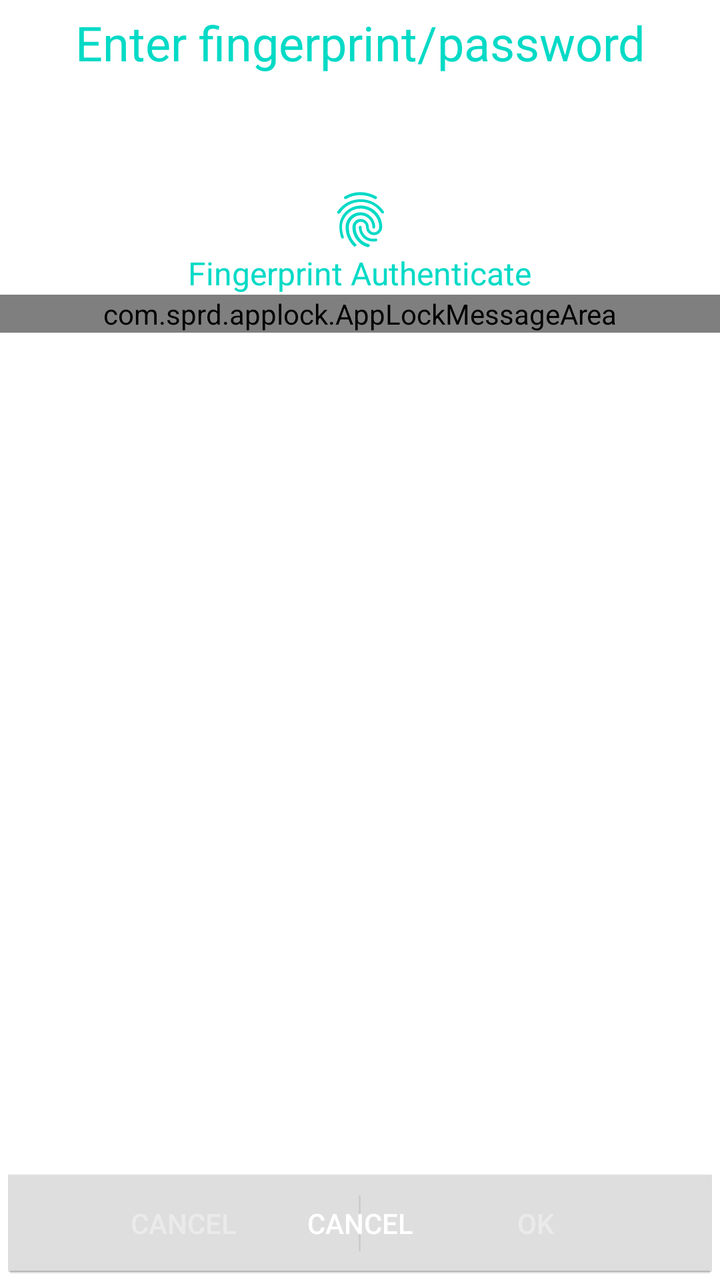
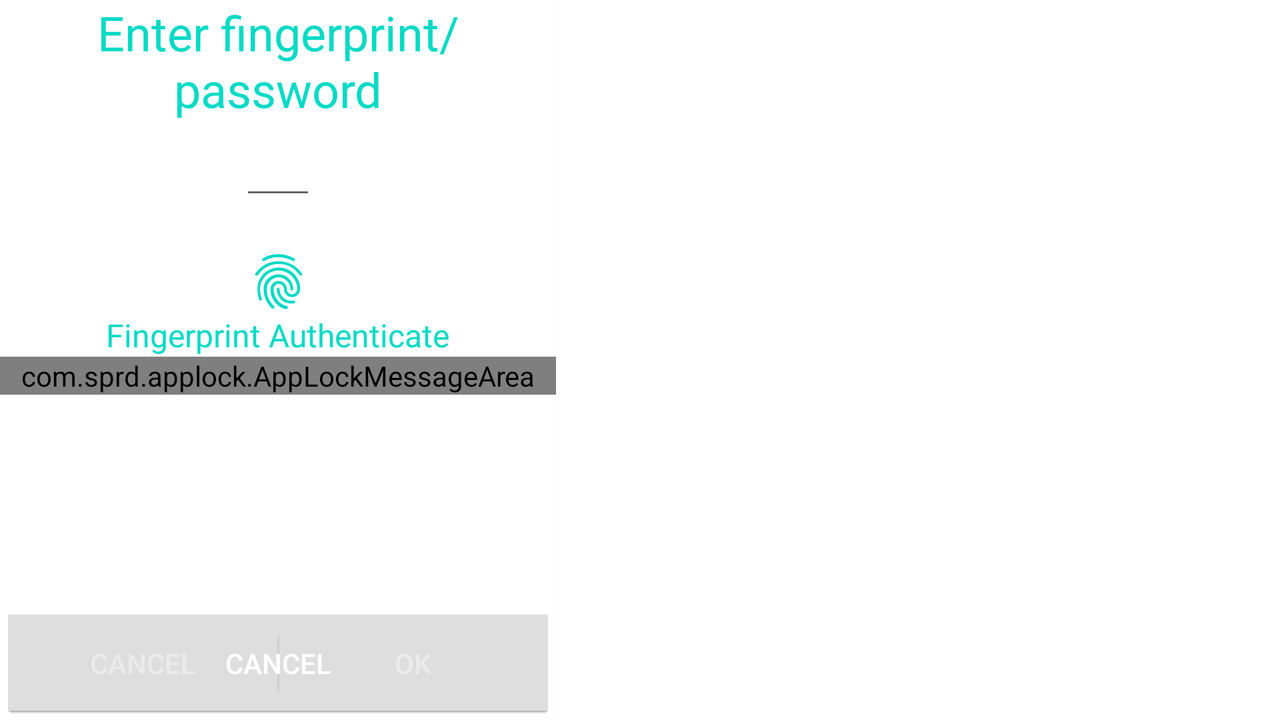

First picture: res/layout/ on a phone held upright. Second picture: the repository's own variant of that layout, on a device whose configuration matches the variant's folder. Source for both follows.
<!-- AndroidManifest.xml: fallback theme Theme.MaterialComponents.DayNight.NoActionBar -->
<!-- res/layout/appunlock_main.xml -->
<FrameLayout xmlns:android="http://schemas.android.com/apk/res/android"
    xmlns:tools="http://schemas.android.com/tools"
    android:layout_width="match_parent"
    android:layout_height="match_parent"
    tools:context=".FullscreenActivity" >

        <LinearLayout
            android:gravity="center|top"
            android:layout_width="match_parent"
            android:layout_height="wrap_content"
            android:layout_gravity="top|center_horizontal"
            android:layout_marginTop="5dp"
            android:orientation="vertical"
            tools:ignore="UselessParent" >
            <TextView
                style="@android:style/TextAppearance.Material.Headline"
                android:id="@+id/fullscreen_content"
                android:layout_width="match_parent"
                android:layout_height="wrap_content"
                android:gravity="center|top"
                android:text="@string/enter_pwd"
                android:textColor="?android:attr/colorAccent"/>
        </LinearLayout>

    

    <FrameLayout
        android:layout_width="match_parent"
        android:layout_height="match_parent"
        android:fitsSystemWindows="true" >
        <LinearLayout
            android:id="@+id/fullscreen_content_controls"
            style="@style/SecurityPreferenceButtonContainer"
            android:layout_gravity="bottom|center_horizontal"
            android:orientation="horizontal">
            <Button android:id="@+id/button_cancel"
                style="@style/SecurityPreferenceButton"
                android:text="@string/cancel"/>
            <Button android:id="@+id/button_ok"
                style="@style/SecurityPreferenceButton"
                android:text="@string/okay"/>
        </LinearLayout>
	    <LinearLayout
	        android:id="@+id/onebuttonlayout"
	        style="@style/SecurityPreferenceButtonContainer"
	        android:layout_gravity="bottom|center_horizontal"
	        android:orientation="horizontal">
	        <Button android:id="@+id/button_cancel_only"
	            style="@style/SecurityPreferenceOneButton"
	            android:text="@string/cancel"/>
	    </LinearLayout>

        <LinearLayout
            android:id="@+id/linearLayout_fingerprint_icon"
            android:gravity="center"
            android:layout_width="match_parent"
            android:layout_height="wrap_content"
            android:layout_gravity="top|center_horizontal"
            android:layout_marginTop="90dp"
            android:orientation="vertical"
            tools:ignore="UselessParent" >
            <View
                android:layout_width="match_parent"
                android:layout_height="10dip" />
            <ImageView
                android:id="@+id/iv_fingerprintIcon"
                android:layout_width="wrap_content"
                android:layout_height="wrap_content"
                android:layout_gravity="center_horizontal"
                android:src="@drawable/ic_fingerprint"
                android:contentDescription="@string/identify_finger" />

            <TextView
                android:id="@+id/label_fp_auth"
                android:layout_width="wrap_content"
                android:layout_height="wrap_content"
                android:layout_gravity="center_horizontal"
                android:text="@string/label_fp_auth"
                android:textColor="?android:attr/colorAccent"
                android:textSize="16sp" />
            <include
                android:layout_width="match_parent"
                android:layout_height="wrap_content"
                android:layout_below="@id/label_fp_auth"
                android:layout_gravity="top"
                layout="@layout/applock_kg_message_area" />
            <com.android.internal.widget.LockPatternView
                android:id="@+id/lockPattern"
                android:layout_width="match_parent"
                android:layout_height="wrap_content"
                android:layout_gravity="center_horizontal"
                android:layout_marginBottom="60dp" />
            <EditText
                android:id="@+id/password_txt"
                android:layout_width="match_parent"
                android:layout_height="wrap_content"
                android:layout_marginStart="30dp"
                android:layout_marginEnd="30dp"
                android:textSize="24sp"
                android:ems="10"
                android:inputType="textPassword"
                android:imeOptions="actionNext"
                android:layout_gravity="center_horizontal"
                android:layout_marginBottom="60dp"
                style="@style/TextAppearance.PasswordEntry"/>
        </LinearLayout>

    </FrameLayout>

</FrameLayout>
<!-- res/layout/applock_kg_message_area.xml (included above) -->
<?xml version="1.0" encoding="utf-8"?>
<com.sprd.applock.AppLockMessageArea
    xmlns:android="http://schemas.android.com/apk/res/android"
    android:layout_width="match_parent"
    android:layout_height="wrap_content"
    android:gravity="center"
    android:id="@+id/keyguard_message_area"
    android:singleLine="true"
    android:ellipsize="marquee"
    style="@android:style/TextAppearance.Material.Body1"
    android:textColor="@color/warning"
    android:focusable="true" />
<!-- resources referenced by this layout -->
<resources>
  <color name="warning">#ff5621</color>
  <!-- drawable ic_fingerprint: vector/xml drawable (drawable, 2534 chars, omitted) -->
  <string name="cancel">Cancel</string>
  <string name="enter_pwd">Enter fingerprint/password</string>
  <string name="identify_finger">Please identify finger</string>
  <string name="label_fp_auth">"Fingerprint Authenticate"</string>
  <string name="okay">OK</string>
  <style name="SecurityPreferenceButton" parent="@android:style/Widget.Material.Light.Button.Borderless">
          <item name="android:layout_width">0dip</item>
          <item name="android:layout_weight">1</item>
          <item name="android:layout_height">wrap_content</item>
      </style>
  <style name="SecurityPreferenceButtonContainer" parent="@android:style/Widget.Material.Light.SegmentedButton">
          <item name="android:layout_width">match_parent</item>
          <item name="android:layout_height">wrap_content</item>
          <item name="android:weightSum">2</item>
          <item name="android:dividerPadding">10dip</item>
      </style>
  <style name="SecurityPreferenceOneButton" parent="@android:style/Widget.Material.Light.Button.Borderless">
          <item name="android:layout_width">0dip</item>
          <item name="android:layout_weight">2</item>
          <item name="android:layout_height">wrap_content</item>
      </style>
  <style name="TextAppearance.PasswordEntry" parent="android:TextAppearance.Material">
          <item name="android:gravity">center</item>
          <item name="android:singleLine">true</item>
          <item name="android:textColor">?android:attr/textColorPrimary</item>
      </style>
</resources>
<!-- res/layout-land/appunlock_main.xml (the repository's variant of the layout above) -->
<!-- drawn on the phone turned sideways -->
<?xml version="1.0" encoding="utf-8"?>

<com.android.internal.widget.LinearLayoutWithDefaultTouchRecepient
        xmlns:android="http://schemas.android.com/apk/res/android"
    android:id="@+id/topLayout"
    android:orientation="horizontal"
    android:layout_width="match_parent"
    android:layout_height="match_parent">

    
    <LinearLayout
            android:orientation="vertical"
            android:layout_width="0dip"
            android:layout_height="match_parent"
            android:layout_weight="1.0">

        
        <TextView android:id="@+id/fullscreen_content"
                  style="@android:style/TextAppearance.Material.Headline"
                  android:layout_width="match_parent"
                  android:layout_height="wrap_content"
                  android:gravity="center|top"
                  android:text="@string/enter_pwd"
                  android:textColor="?android:attr/colorAccent"/>
        <EditText android:id="@+id/password_txt"
                  android:layout_width="match_parent"
                  android:layout_height="wrap_content"
                  android:layout_marginStart="120dp"
                  android:layout_marginEnd="120dp"
                  android:layout_gravity="center"
                  android:inputType="textPassword"
                  android:imeOptions="actionNext"
                  android:textSize="20sp"
                  style="@style/TextAppearance.PasswordEntry"/>
        <LinearLayout
                  android:id="@+id/linearLayout_fingerprint_icon"
                  android:gravity="center"
                  android:layout_width="match_parent"
                  android:layout_height="wrap_content"
                  android:layout_gravity="top|center_horizontal"
                  android:orientation="vertical" >
            <View
                  android:layout_width="match_parent"
                  android:layout_height="20dip" />
            <ImageView
                  android:id="@+id/iv_fingerprintIcon"
                  android:layout_width="wrap_content"
                  android:layout_height="wrap_content"
                  android:layout_gravity="center_horizontal"
                  android:src="@drawable/ic_fingerprint"
                  android:contentDescription="@string/identify_finger" />
            <TextView
                  android:id="@+id/label_fp_auth"
                  android:layout_width="wrap_content"
                  android:layout_height="wrap_content"
                  android:layout_gravity="center_horizontal"
                  android:text="@string/label_fp_auth"
                  android:textColor="?android:attr/colorAccent"
                  android:textSize="16sp" />
            <include
                  android:layout_width="match_parent"
                  android:layout_height="wrap_content"
                  android:layout_below="@id/fullscreen_content"
                  android:layout_gravity="top"
                  layout="@layout/applock_kg_message_area" />
        </LinearLayout>

        <RelativeLayout
                android:layout_width="match_parent"
                android:layout_height="0dip"
                android:layout_weight="1.0">
            <LinearLayout
                android:id="@+id/fullscreen_content_controls"
                style="@style/SecurityPreferenceButtonContainer"
                android:layout_centerHorizontal="true"
                android:layout_alignParentBottom="true"
                android:orientation="horizontal">
                <Button android:id="@+id/button_cancel"
                    style="@style/SecurityPreferenceButton"
                    android:layout_width="match_parent"
                    android:layout_height="wrap_content"
                    android:text="@string/cancel"/>
                <Button android:id="@+id/button_ok"
                    style="@style/SecurityPreferenceButton"
                    android:layout_width="match_parent"
                    android:layout_height="wrap_content"
                    android:text="@string/okay"/>
            </LinearLayout>
            <LinearLayout
                android:id="@+id/onebuttonlayout"
                style="@style/SecurityPreferenceButtonContainer"
                android:layout_centerHorizontal="true"
                android:layout_alignParentBottom="true"
                android:orientation="horizontal">
                <Button android:id="@+id/button_cancel_only"
                    style="@style/SecurityPreferenceOneButton"
                    android:text="@string/cancel"/>
            </LinearLayout>

        </RelativeLayout>
    </LinearLayout>

    <View
         android:background="@*android:drawable/code_lock_left"
         android:layout_width="2dip"
         android:layout_height="match_parent" />

    
    <com.android.internal.widget.LockPatternView android:id="@+id/lockPattern"
         android:layout_width="match_parent"
         android:layout_height="match_parent"
         android:background="@color/lock_pattern_background" />

</com.android.internal.widget.LinearLayoutWithDefaultTouchRecepient>
<!-- resources referenced by the variant -->
<!-- as the phone turned sideways resolves them -->
<resources>
  <color name="lock_pattern_background">#00000000</color>
  <color name="warning">#ff5621</color>
  <!-- drawable ic_fingerprint: vector/xml drawable (drawable, 2534 chars, omitted) -->
  <string name="cancel">Cancel</string>
  <string name="enter_pwd">Enter fingerprint/password</string>
  <string name="identify_finger">Please identify finger</string>
  <string name="label_fp_auth">"Fingerprint Authenticate"</string>
  <string name="okay">OK</string>
  <style name="SecurityPreferenceButton" parent="@android:style/Widget.Material.Light.Button.Borderless">
          <item name="android:layout_width">0dip</item>
          <item name="android:layout_weight">1</item>
          <item name="android:layout_height">wrap_content</item>
      </style>
  <style name="SecurityPreferenceButtonContainer" parent="@android:style/Widget.Material.Light.SegmentedButton">
          <item name="android:layout_width">match_parent</item>
          <item name="android:layout_height">wrap_content</item>
          <item name="android:weightSum">2</item>
          <item name="android:dividerPadding">10dip</item>
      </style>
  <style name="SecurityPreferenceOneButton" parent="@android:style/Widget.Material.Light.Button.Borderless">
          <item name="android:layout_width">0dip</item>
          <item name="android:layout_weight">2</item>
          <item name="android:layout_height">wrap_content</item>
      </style>
  <style name="TextAppearance.PasswordEntry" parent="android:TextAppearance.Material">
          <item name="android:gravity">center</item>
          <item name="android:singleLine">true</item>
          <item name="android:textColor">?android:attr/textColorPrimary</item>
      </style>
</resources>
